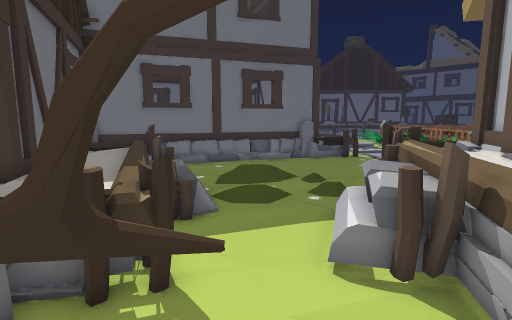
View 1 (above)

18 first-person views from a walk through a Unity game level. The camera is 1.4 m above the floor, tilts 8° down and sees 80° across. The floor is counted in squares, 0.5 m on a side. Each view is taken from the middle of a square. On the plan, view 1 faces up. The plan holds only what a view shows up to about 20 squares ahead; the rest is blank. The place goes on beyond the plan. Some surface patterns are stand-ins.

View 2
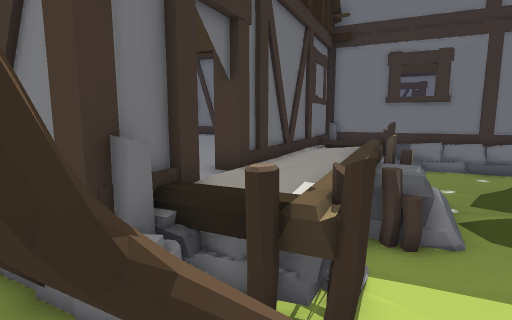

View 3
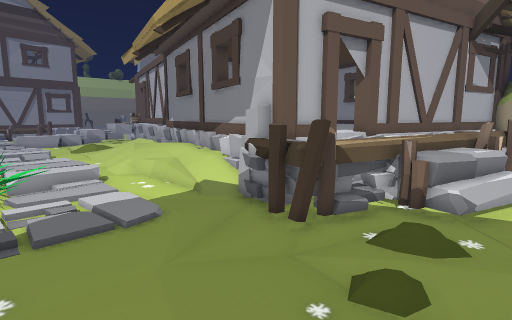

View 4
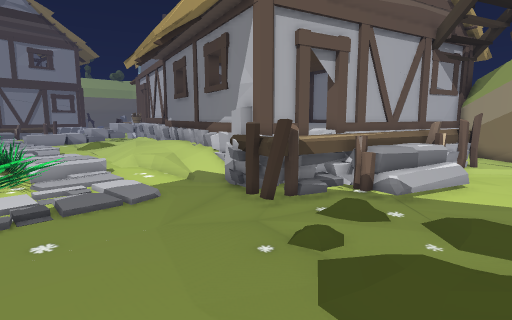

View 5
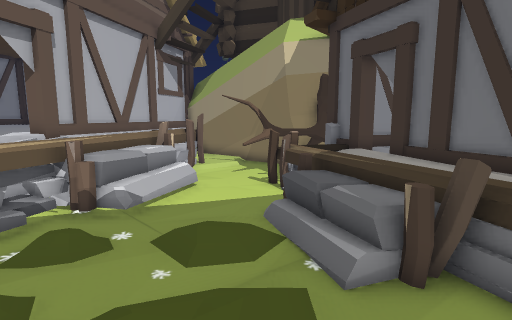

View 6
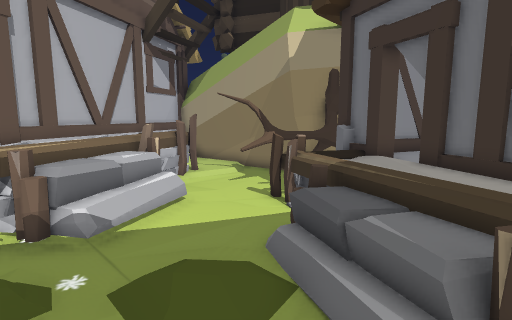

View 7
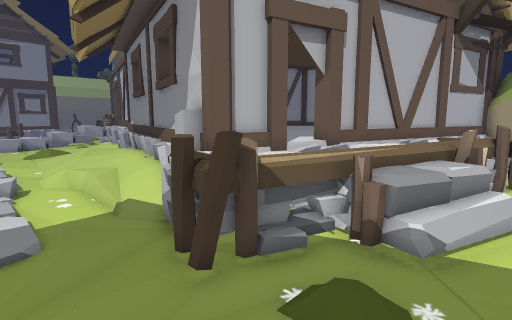

View 8
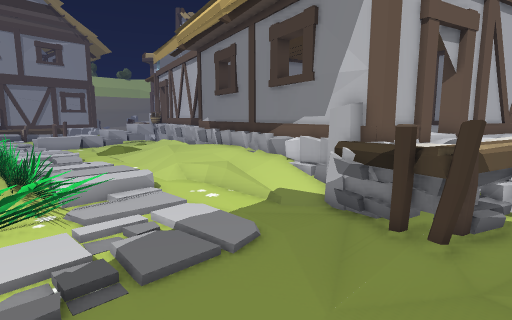

View 9
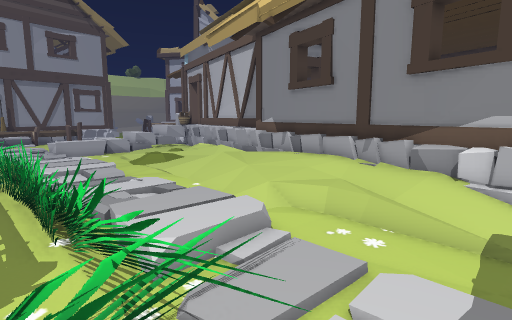

View 10
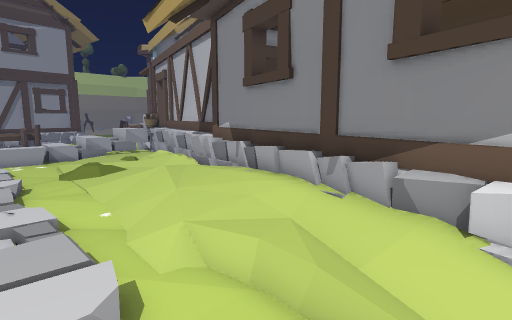

View 11
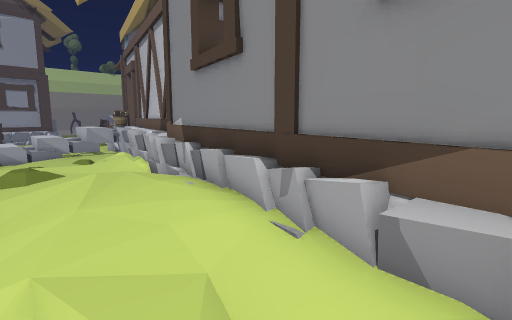

View 12
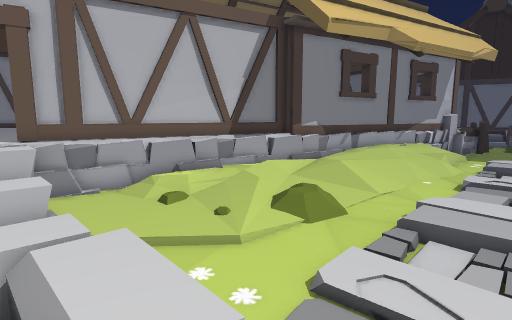

View 13
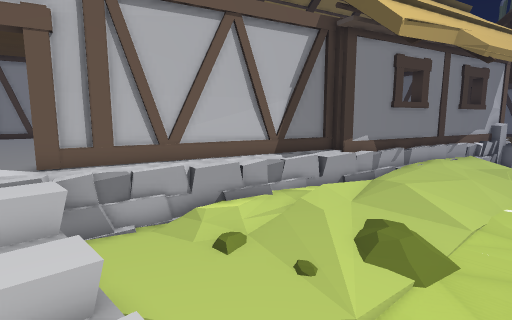

View 14
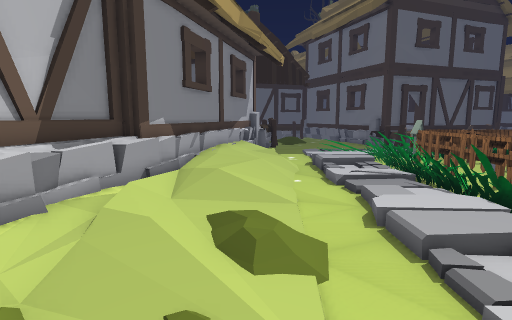

View 15
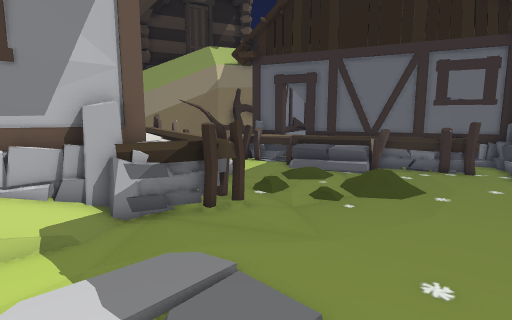

View 16
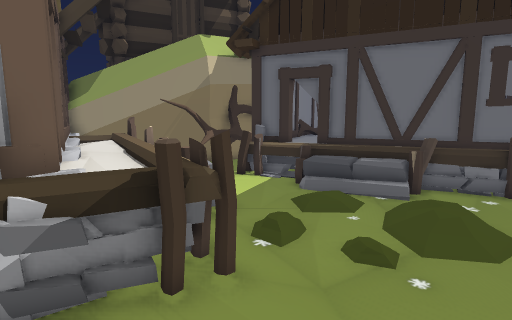

View 17
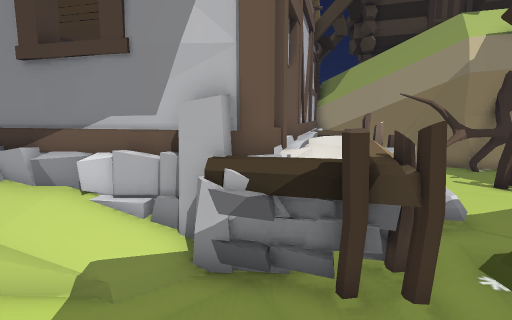

View 18
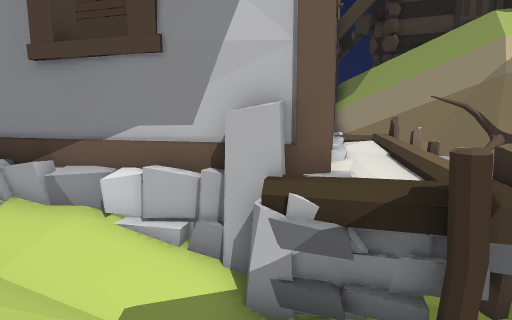

### Floor plan
Key: @ floor where view 1 was taken; # wall or solid block; . main floor; : floor 0.25 m higher than the main floor; + floor 0.5 m higher than the main floor; * floor 0.75 m higher than the main floor; % floor 1 m higher than the main floor; / step, stairs or slope; = window, fence, low wall or low ledge; ^ raised ledge; v drop or lower ground; O other object.
Columns run from 7 left of view 1 to 36 right of it. Each row starts with its distance up from view 1.
 20  ###==......... ....==#OO#  v
 19 ##=...............=====.===vv===
 18 ................=#===^=====vv=^^===^^=== =
 17 OO..................====:/==:.../://///  ==.
 16 OOO.../ /...........==//:///..///:////./ =
 15 O ....   ...........=#//:///:////::///./.==
 14 OOO... //./.........==.........../..///../+/
 13  OOOO.......OOO.........//.............../+/
 12 OOO  //.....OOOO#/../:::://///....//.....///
 11 OOO  O/./...OOO##==//:::::::///...  /.....++
 10 #OOOOO.....OOOO######/++++++::::..........//
  9 #OOOOO....OOOOO#    #####++++::::.::....../=
  8 #OOOO.....OOOO##       ######=:=//::......**
  7 ##OOOO...OOOOO#            ####=== ::/....+v
  6  #*OOO...O OO=#               ####====/..=%
  5  ##OOO....OOO##                 ######====v
  4  ##=......OOO#                      ######%
  3   ####==..O**#                          ##%
  2     ###..OOO##
  1      #...OOO##
  0      ##@. OO#                            %%
 -1      #### .=#                            %%
 -2         #####                            %%

Where each view was taken, in squares from view 1:
view 1: 0 up, 0 right, facing up
view 2: 2 up, 0 right, facing up-left
view 3: 19 up, 1 right, facing down-right
view 4: 20 up, 1 left, facing down-right
view 5: 18 up, 1 left, facing down
view 6: 16 up, 1 left, facing down
view 7: 16 up, 1 right, facing down-right
view 8: 20 up, 4 right, facing down-right
view 9: 20 up, 10 right, facing down-right
view 10: 16 up, 11 right, facing down-right
view 11: 13 up, 12 right, facing down-right
view 12: 17 up, 36 right, facing down-left
view 13: 14 up, 36 right, facing down-left
view 14: 11 up, 34 right, facing left
view 15: 20 up, 12 right, facing down-left
view 16: 17 up, 9 right, facing down-left
view 17: 17 up, 8 right, facing down
view 18: 16 up, 9 right, facing down
